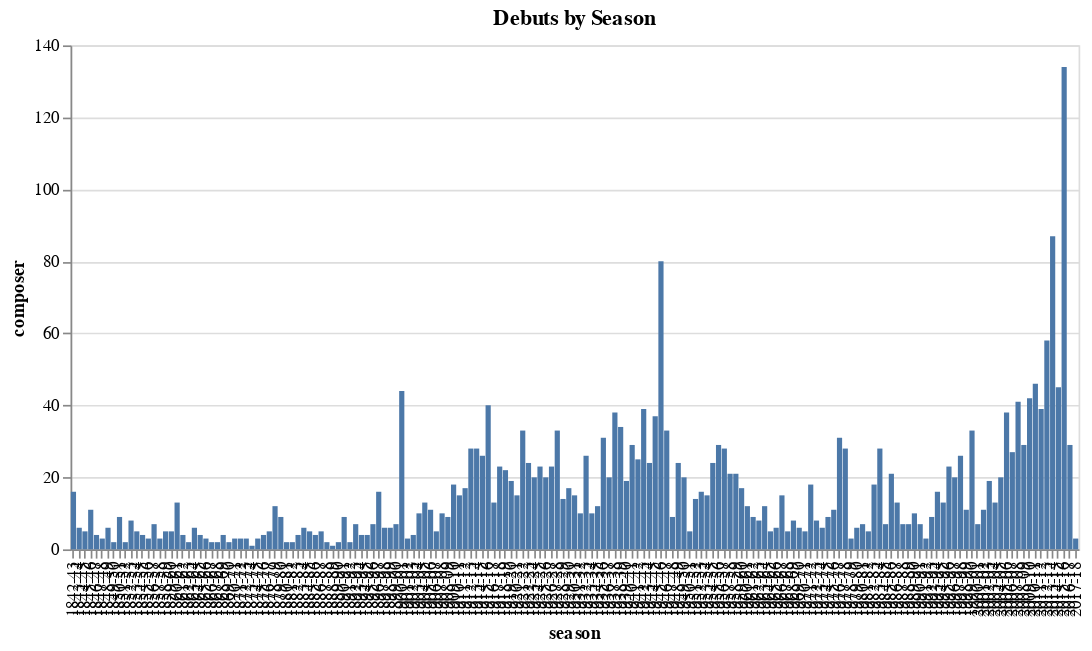

Write notebook code for a chart like this one.
### Code cell
alt.Chart(
    debuts.groupby("season", as_index=False).count(),
    width=600,
    title="Debuts by Season"
).mark_bar().encode(
    x="season:O",
    y="composer:Q"
)

### Figure 1 — Vega-Lite specification as saved in the notebook (floating-point values rounded to 4 significant figures; data arrays with more than 128 entries replaced by an {"elided": "..."} marker saying what was removed)
{"$schema": "https://vega.github.io/schema/vega-lite/v2.json", "config": {"view": {"height": 300, "width": 400}}, "data": {"values": {"elided": "175 records"}}, "encoding": {"x": {"field": "season", "type": "ordinal"}, "y": {"field": "composer", "type": "quantitative"}}, "mark": "bar", "title": "Debuts by Season", "width": 600}
